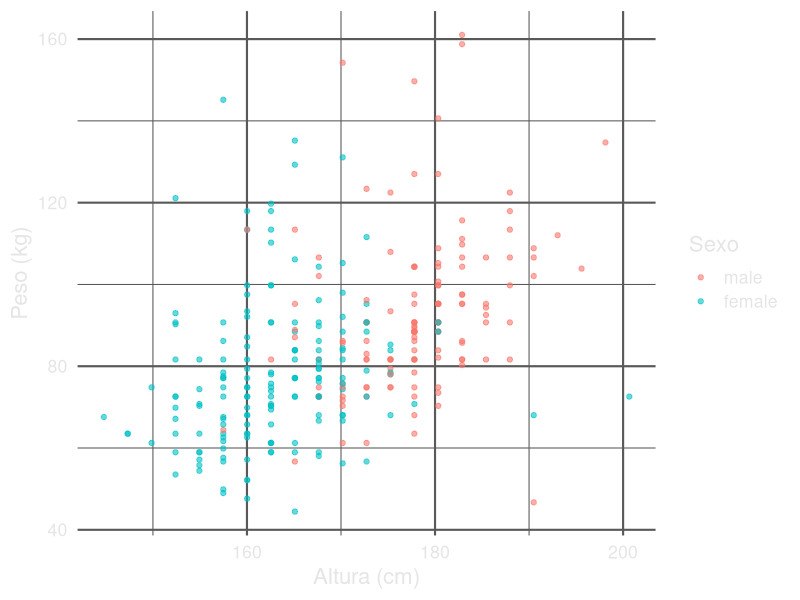
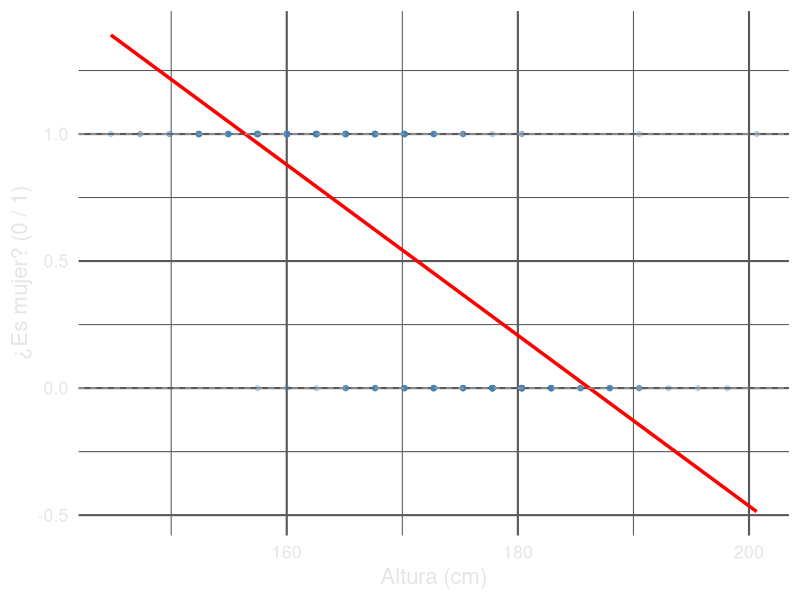
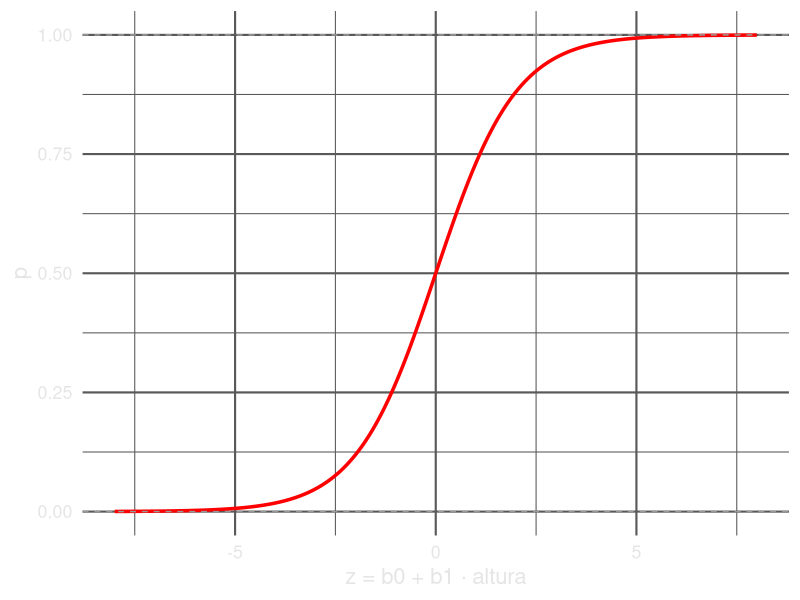
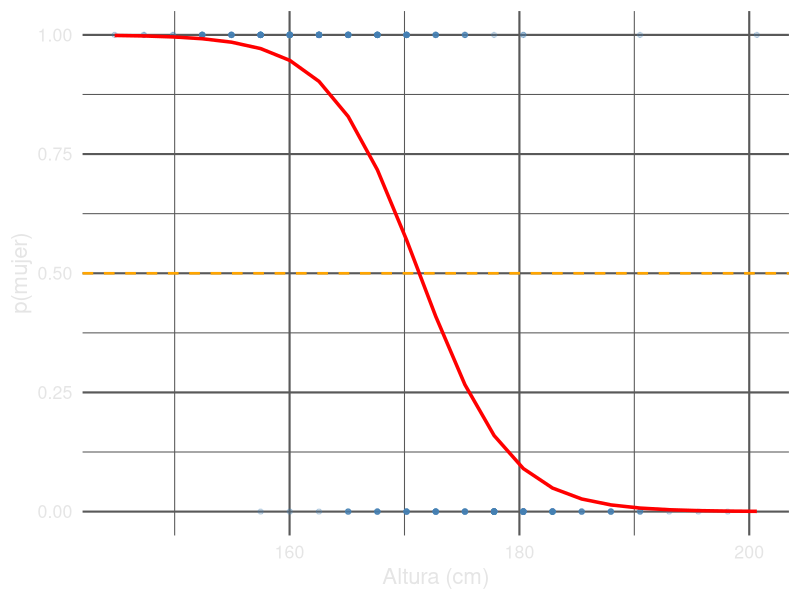
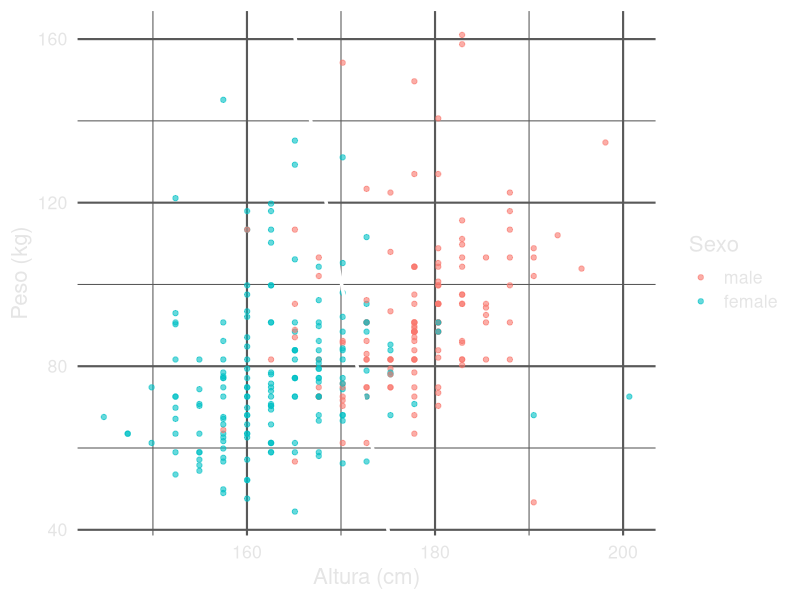

R code for these plots, in order:
## ---- chunk 1
#| include: false
library(ggplot2)

knitr::opts_chunk$set(
  dev.args = list(bg = "transparent"),
  fig.height = 4,
  message = FALSE,
  warning = FALSE
)

theme_set(
  theme_minimal(base_size = 16) +
    theme(
      plot.background = element_rect(fill = "transparent", colour = NA),
      panel.background = element_rect(fill = "transparent", colour = NA),
      legend.background = element_rect(fill = "transparent", colour = NA),
      legend.key = element_rect(fill = "transparent", colour = NA),
      text = element_text(colour = "grey90"),
      axis.text = element_text(colour = "grey90"),
      panel.grid = element_line(colour = "grey35")
    )
)

CM <- 2.54
KG <- 0.45359237

personas <- na.omit(modelr::heights[, c("height", "weight", "sex")])
personas <- data.frame(
  height = personas$height * CM,
  weight = personas$weight * KG,
  sex = personas$sex
)
set.seed(42)
personas <- personas[sample(nrow(personas), 300), ]
## ---- chunk 2
#| echo: true
ggplot(personas, aes(height, weight, colour = sex)) +
  geom_point(alpha = 0.6) +
  labs(x = "Altura (cm)", y = "Peso (kg)", colour = "Sexo")
## ---- chunk 3
#| echo: true
# Codificamos la respuesta como 0/1 y le ajustamos una recta.
personas$es_mujer <- as.integer(personas$sex == "female")
recta <- lm(es_mujer ~ height, data = personas)

ggplot(personas, aes(height, es_mujer)) +
  geom_point(alpha = 0.25, colour = "steelblue") +
  geom_line(aes(y = fitted(recta)), colour = "red", linewidth = 1.2) +
  geom_hline(yintercept = c(0, 1), linetype = "dashed", colour = "grey60") +
  labs(x = "Altura (cm)", y = "¿Es mujer? (0 / 1)")
## ---- chunk 4
#| echo: true
predict(recta, newdata = data.frame(height = c(145, 150, 190, 200)))
## ---- chunk 5
#| echo: true
# Cuantas predicciones se van fuera del intervalo [0, 1].
sum(fitted(recta) < 0 | fitted(recta) > 1)
## ---- chunk 6
#| echo: true
# plogis() es la sigmoide: aplasta cualquier numero dentro de (0, 1).
z <- seq(-8, 8, length.out = 300)

ggplot(data.frame(z, p = plogis(z)), aes(z, p)) +
  geom_line(colour = "red", linewidth = 1.2) +
  geom_hline(yintercept = c(0, 1), linetype = "dashed", colour = "grey60") +
  labs(x = "z = b0 + b1 · altura", y = "p")
## ---- chunk 7
#| echo: true
modelo <- glm(sex ~ height, family = binomial, data = personas)
coef(modelo)
## ---- chunk 8
#| echo: true
# R modela la probabilidad del SEGUNDO nivel del factor.
levels(personas$sex)
## ---- chunk 9
#| echo: true
alturas <- data.frame(height = c(150, 160, 170, 175, 185))
alturas$p_mujer <- predict(modelo, newdata = alturas, type = "response")
knitr::kable(alturas, digits = 3)
## ---- chunk 10
#| echo: true
ggplot(personas, aes(height, es_mujer)) +
  geom_point(alpha = 0.25, colour = "steelblue") +
  geom_line(aes(y = fitted(modelo)), colour = "red", linewidth = 1.2) +
  geom_hline(yintercept = 0.5, linetype = "dashed", colour = "orange",
             linewidth = 0.9) +
  labs(x = "Altura (cm)", y = "p(mujer)")
## ---- chunk 11
#| echo: true
p <- predict(modelo, type = "response")
predicho <- ifelse(p > 0.5, "female", "male")

table(real = personas$sex, predicho = predicho)
## ---- chunk 12
#| echo: true
mean(predicho == personas$sex)   # exactitud
## ---- chunk 13
#| echo: true
modelo2 <- glm(sex ~ height + weight, family = binomial, data = personas)
coef(modelo2)
## ---- chunk 14
#| echo: true
b <- coef(modelo2)
c(ordenada = -b[1] / b[3], pendiente = -b[2] / b[3])
## ---- chunk 15
#| echo: true
ggplot(personas, aes(height, weight, colour = sex)) +
  geom_point(alpha = 0.6) +
  geom_abline(intercept = -b[1] / b[3], slope = -b[2] / b[3],
              colour = "white", linewidth = 1.2) +
  labs(x = "Altura (cm)", y = "Peso (kg)", colour = "Sexo")
## ---- chunk 16
#| echo: true
exactitud <- function(m) {
  pr <- ifelse(predict(m, type = "response") > 0.5, "female", "male")
  mean(pr == personas$sex)
}

knitr::kable(data.frame(
  modelo     = c("sex ~ height", "sex ~ height + weight"),
  parametros = c(length(coef(modelo)), length(coef(modelo2))),
  exactitud  = c(exactitud(modelo), exactitud(modelo2))
), digits = 3)
## ---- chunk 17
#| echo: true
umbrales <- do.call(rbind, lapply(c(0.3, 0.5, 0.7), function(u) {
  pr <- ifelse(p > u, "female", "male")
  data.frame(
    umbral          = u,
    exactitud       = mean(pr == personas$sex),
    falsos_positivos = sum(pr == "female" & personas$sex == "male"),
    falsos_negativos = sum(pr == "male"   & personas$sex == "female")
  )
}))
knitr::kable(umbrales, digits = 3, row.names = FALSE)
## ---- chunk 18
#| echo: true
coef(modelo)
## ---- chunk 19
#| echo: true
68 * 69 * 3
